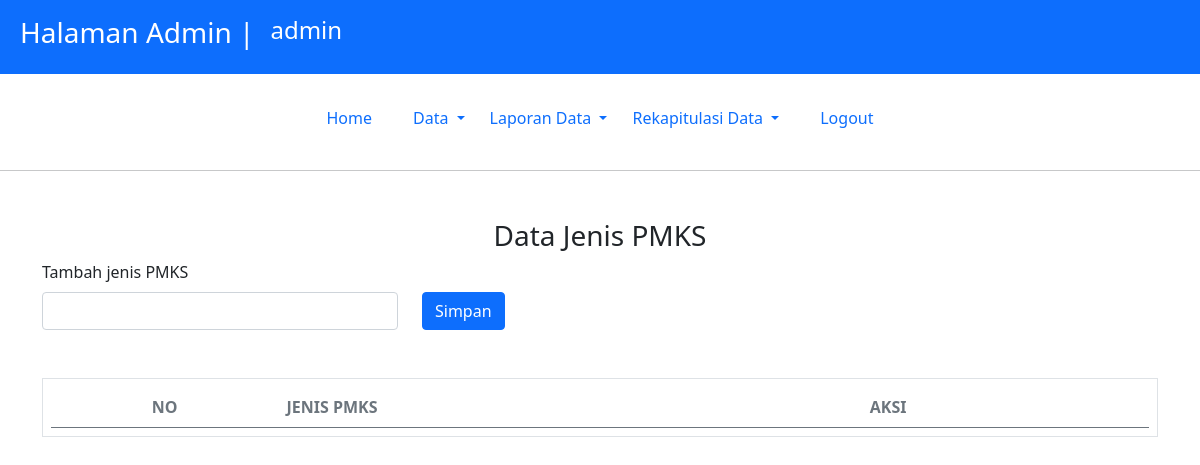
The app's page /admin/hal.php?p=jenis_data (signed in), older data.
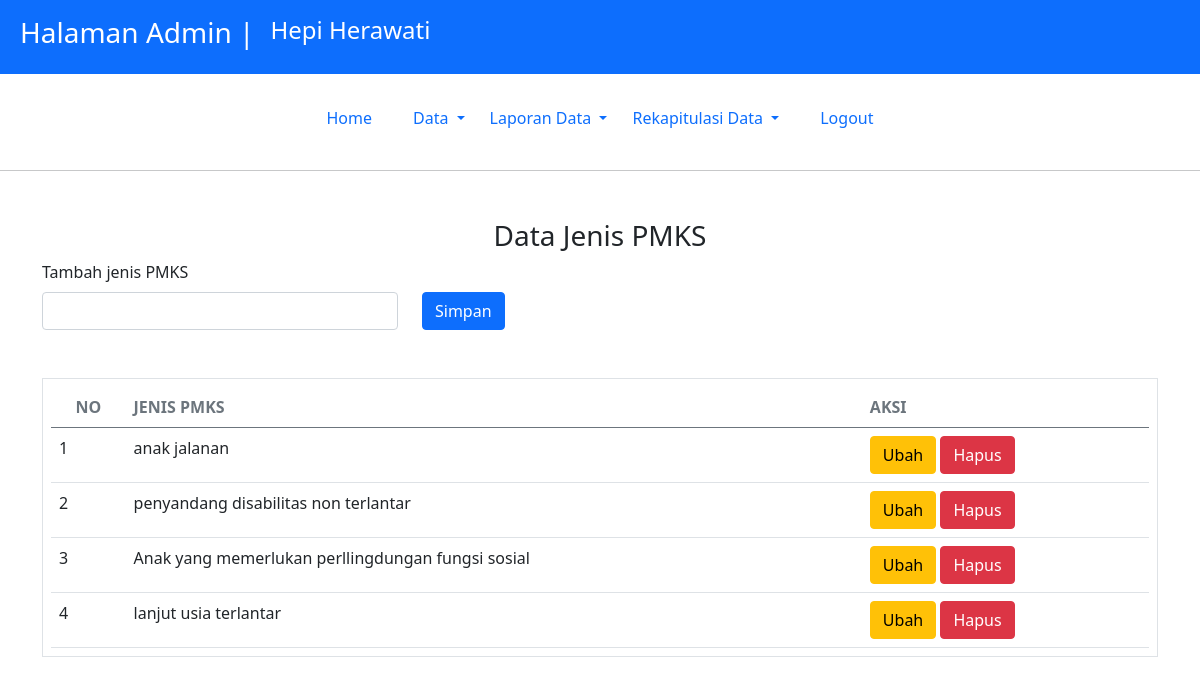
The same page, newer data.
### tables this page shows
CREATE TABLE IF NOT EXISTS `jns_pmks` (
`id_jns_pmks` int(11) NOT NULL,
  `jns_pmks` varchar(100) NOT NULL
);

### admin/mod_jenis/jenis_data.php (the view, shortened to what this page needs)
<h3 class="text-center" style="text-transform: capitalize;">data jenis PMKS</h3>
<div class="row">
    <label for="username" class="form-label">Tambah jenis PMKS</label>
    <div class="col-md-4">
        <form action="?p=jenis_proses" method="POST">
            <input type="text" name="jns_pmks" class="form-control" id="username" aria-describedby="emailHelp" required>
    </div>
    <div class="col-md-2">
        <button type="submit" name="add" class="btn btn-primary">Simpan</button>
    </div>
</div>
<br>
<br>
<div class="border p-2">
    <table class="table align-items-center mb-0 display" id="table_id">
        <thead>
            <tr>
                <th class="text-center text-uppercase text-secondary text-xxs font-weight-bolder opacity-7">No</th>
                <th class="text-uppercase text-secondary text-xxs font-weight-bolder opacity-7">jenis PMKS</th>
                <th class="text-uppercase text-secondary text-xxs font-weight-bolder opacity-7">Aksi</th>
            </tr>
        </thead>
        <tbody>
            <?php
            $no = 1;
            $query = mysqli_query($conn, "SELECT * FROM jns_pmks");
            while ($data = mysqli_fetch_assoc($query)) {
            ?><tr>
                    <td>
                        <?= $no++ ?>
                    </td>
                    <td>
                        <?= $data['jns_pmks'] ?>
                    </td>
                    <td>
                        <a href="?p=jenis_edit&id=<?= $data['id_jns_pmks'] ?>" class="btn btn-warning">Ubah</a>
                        <a href="?p=jenis_proses&id=<?= $data['id_jns_pmks'] ?>" onclick="return confirm('anda yakin ingin menghapus data?')" class="btn btn-danger">Hapus</a>
                    </td>
                </tr>
            <?php }; ?>
        </tbody>
    </table>
</div>

### admin/hal.php (shortened to what this page needs)
<?php
$nm_user = $_SESSION['nm_user'];
$level = $_SESSION['level'];
?>
<!DOCTYPE html>
<html lang="en">
<head>
  <link rel="stylesheet" href="../assets/DataTables/css/dataTables.bootstrap5.min.css">
  <link rel="stylesheet" href="../assets/DataTables/datatables.min.css">
  <link rel="stylesheet" href="../assets/chart.js/Chart.min.css">
</head>
<body>
  <?php include "navbar.php"; ?>
  <div class="container mt-5 mb-5" style="min-height: 405px;">
    <?php include "go.php"; ?>
    <?php include $ambil; ?>
  </div>
</body>
</html>

### admin/navbar.php (shortened to what this page needs)
<nav class="navbar navbar-expand-lg navbar-dark bg-primary">
    <div class="container-fluid">
        <div class="collapse navbar-collapse" id="navbarNav">
            <ul class="navbar-nav">
                <li class="nav-item">
                    <h3 class="nav-link active text-capitalize" aria-current="page">Halaman <?php echo $level ?> | </h3>
                </li>
                <li class="nav-item">
                    <h4 class="nav-link active" aria-current="page"><?= $nm_user ?></h4>
                </li>
            </ul>
        </div>
    </div>
</nav>
<main>
    <header class="pt-2">
        <div class="container">
            <header class="d-flex justify-content-center py-3">
                <ul class="nav nav-pills">
                    <li class="nav-item"><a href="?p=dashboard" class="nav-link" aria-current="page">Home &nbsp &nbsp &nbsp</a></li>
                    <?php if ($level == 'admin') : ?>
                        <ul class="navbar-nav">
                            <li class="nav-item dropdown">
                                <a class="nav-link dropdown-toggle text-primary" href="#" data-bs-toggle="dropdown">
                                    Data
                                </a>
                            </li>
                        </ul>
                    <?php endif; ?>
                    <ul class="navbar-nav">
                        <li class="nav-item dropdown">
                            <a class="nav-link dropdown-toggle text-primary" href="#" data-bs-toggle="dropdown">
                                &nbsp &nbsp &nbsp Laporan Data
                            </a>
                        </li>
                    </ul>
                    <ul class="navbar-nav">
                        <li class="nav-item dropdown">
                            <a class="nav-link dropdown-toggle text-primary" href="#" data-bs-toggle="dropdown">
                                &nbsp &nbsp &nbsp Rekapitulasi Data
                            </a>
                        </li>
                    </ul>
                    <li class="nav-item"><a href="../logout.php" class="nav-link"> &nbsp &nbsp &nbsp Logout</a></li>
                </ul>
            </header>
        </div>
    </header>
</main>
<hr>

Row changes from the older to the newer data that the page shows:
added jns_pmks: jns_pmks "anak jalanan"
added jns_pmks: jns_pmks "penyandang disabilitas non terlantar"
added jns_pmks: jns_pmks "Anak yang memerlukan perllingdungan fungsi sosial"
added jns_pmks: jns_pmks "lanjut usia terlantar"
Text that changed along with them:
$nm_user: "admin" → "Hepi Herawati"
